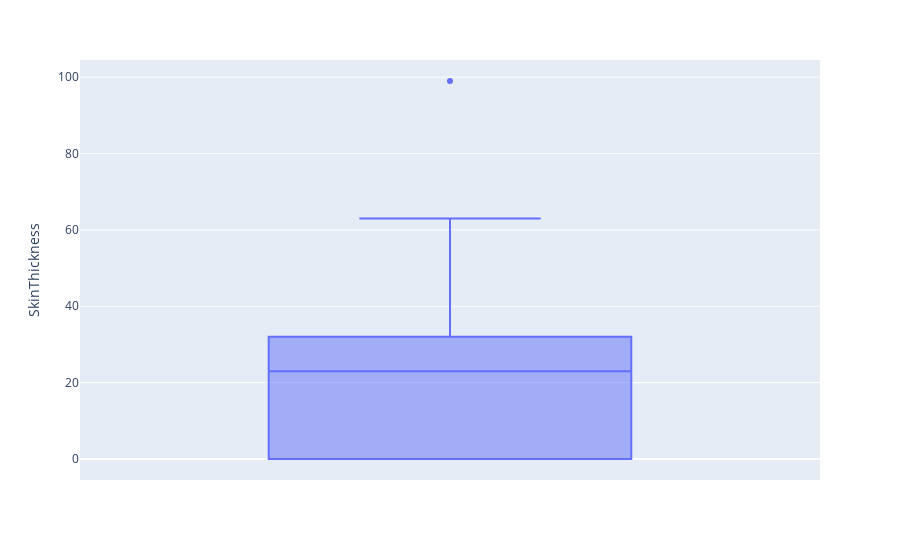

The notebook cell this image was saved under:
### Code cell
fig = px.box(df, y='SkinThickness')

fig.show()

### Figure 1 — Plotly figure (JSON) as saved in the notebook; plotly's stock layout.template omitted (floating-point values rounded to 4 significant figures; data arrays with more than 128 entries replaced by an {"elided": "..."} marker saying what was removed)
{"data": [{"alignmentgroup": "True", "hovertemplate": "SkinThickness=%{y}<extra></extra>", "legendgroup": "", "marker": {"color": "#636efa"}, "name": "", "notched": false, "offsetgroup": "", "orientation": "v", "showlegend": false, "type": "box", "x0": " ", "xaxis": "x", "y": {"elided": "768 int values"}, "y0": " ", "yaxis": "y"}], "layout": {"boxmode": "group", "legend": {"tracegroupgap": 0}, "margin": {"t": 60}, "xaxis": {"anchor": "y", "domain": [0, 1]}, "yaxis": {"anchor": "x", "domain": [0, 1], "title": {"text": "SkinThickness"}}}}
